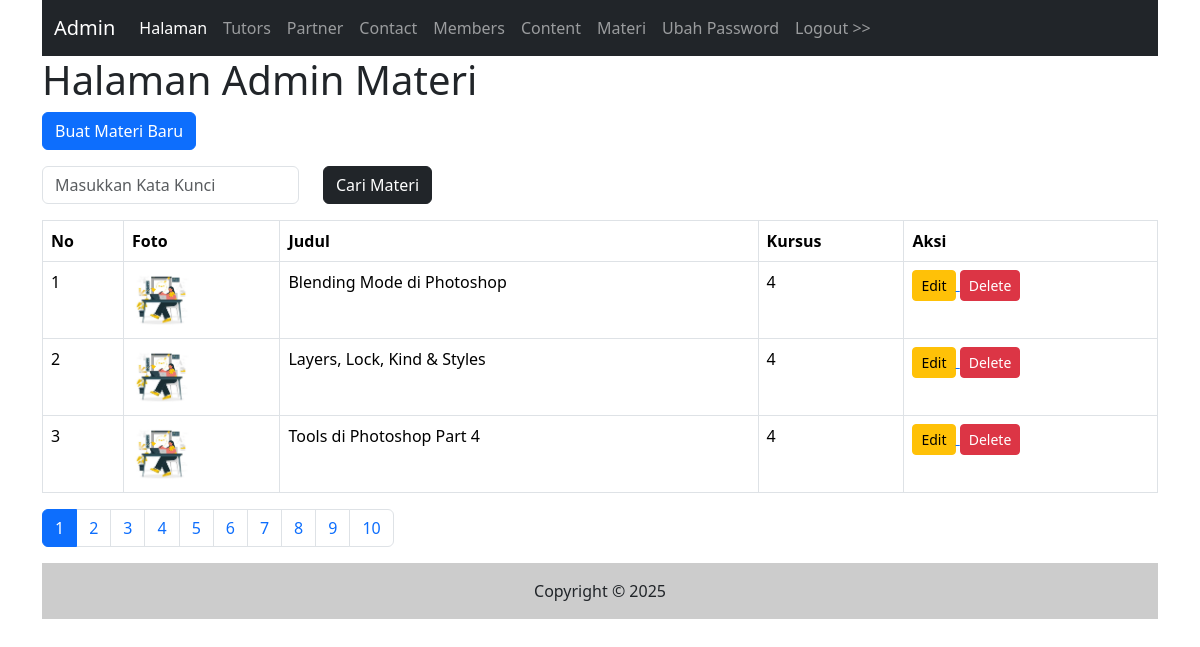
/admin/materi.php (signed in), run on the app's committed database.
### tables this page shows
CREATE TABLE `materi` (
  `id` int(11) NOT NULL,
  `id_kursus` int(11) NOT NULL,
  `foto` varchar(255) NOT NULL,
  `judul` varchar(255) NOT NULL,
  `video` varchar(255) NOT NULL,
  `isi` text DEFAULT NULL,
  `tgl_upload` datetime DEFAULT current_timestamp()
);

### admin/materi.php (the view, shortened to what this page needs)
<?php include("inc_header.php") ?>
<?php
$katakunci = (isset($_GET['katakunci'])) ? trim($_GET['katakunci']) : "";
?>
<h1>Halaman Admin Materi</h1>
<p>
    <a href="materi_input.php">
        <button class="btn btn-primary">Buat Materi Baru</button>
    </a>
</p>
<form class="row mb-3">
    <div class="col-auto">
        <input type="text" name="katakunci" class="form-control" placeholder="Masukkan Kata Kunci"
    value="<?php echo $katakunci ?>" oninput="if(this.value===''){ window.location='materi.php'; }">
    </div>
    <div class="col-auto">
        <button class="btn btn-dark">Cari Materi</button>
    </div>
</form>
<table class="table table-bordered">
    <thead>
        <tr>
            <th>No</th>
            <th>Foto</th>
            <th>Judul</th>
            <th>Kursus</th>
            <th>Aksi</th>
        </tr>
    </thead>
    <tbody>
        <?php
        $sqltambahan = "";
        $per_halaman = 3;
        $sql_count = "SELECT COUNT(*) AS total FROM materi $sqltambahan";
        $q_count = mysqli_query($koneksi, $sql_count);
        $r_count = mysqli_fetch_assoc($q_count);
        $total_data = $r_count['total'];
        $page = isset($_GET['page']) ? (int)$_GET['page'] : 1;
        $mulai = ($page - 1) * $per_halaman;
        $pages = ceil($total_data / $per_halaman);
        $sql = "SELECT * FROM materi $sqltambahan ORDER BY id DESC LIMIT $mulai, $per_halaman";
        $hasil = mysqli_query($koneksi, $sql);
        $no = $mulai + 1;
        while ($row = mysqli_fetch_array($hasil)) {
        ?>
            <tr>
                <td><?php echo $no++ ?></td>
                <td>
                    <?php if ($row['foto'] != ''): ?>
                        <img src="../gambar/<?php echo $row['foto'] ?>" style="max-height: 60px;">
                    <?php endif; ?>
                </td>
                <td><?php echo $row['judul'] ?></td>
                <td><?php echo $row['id_kursus'] ?></td>
                <td>
                    <a href="materi_input.php?id=<?php echo $row['id'] ?>">
                        <button class="btn btn-warning btn-sm">Edit</button>
                    </a>
                    <a href="materi.php?op=delete&id=<?php echo $row['id'] ?>" onclick="return confirm('Yakin ingin menghapus data ini?')">
                        <button class="btn btn-danger btn-sm">Delete</button>
                    </a>
                </td>
            </tr>
        <?php } ?>
    </tbody>
</table>
<?php if ($pages > 1): ?>
<nav>
    <ul class="pagination">
        <?php for ($i = 1; $i <= $pages; $i++): ?>
            <li class="page-item <?php if ($i == $page) echo 'active'; ?>">
                <a class="page-link" href="materi.php?katakunci=<?php echo urlencode($katakunci) ?>&page=<?php echo $i ?>"><?php echo $i ?></a>
            </li>
        <?php endfor; ?>
    </ul>
</nav>
<?php endif; ?>
<?php include("inc_footer.php") ?>

### data on the page
materi: foto (picture), judul "Blending Mode di Photoshop", id_kursus "4"
materi: foto (picture), judul "Layers, Lock, Kind & Styles", id_kursus "4"
materi: foto (picture), judul "Tools di Photoshop Part 4", id_kursus "4"
